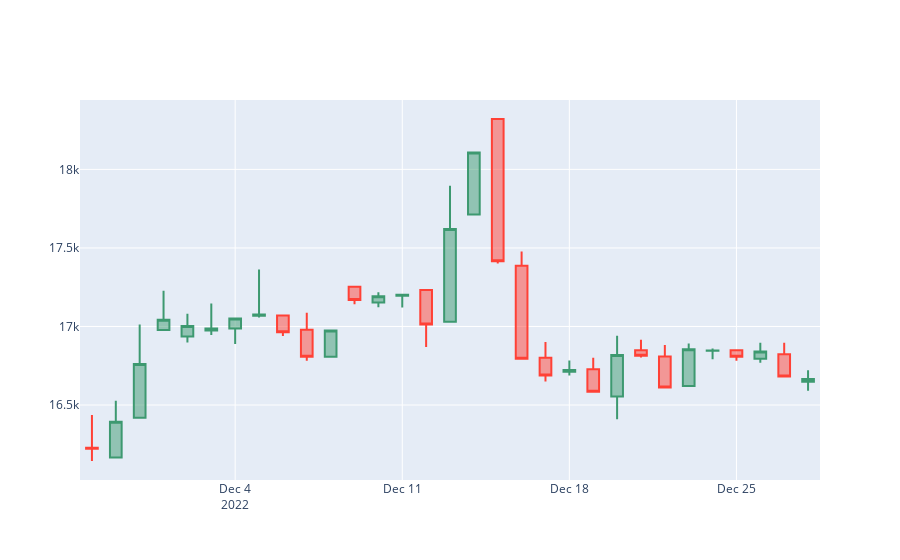

Source (notebook cell):
### Code cell
fig = go.Figure(data=[go.Candlestick(x=candlestick_data['date'],
                open=candlestick_data['Price']['first'], 
                high=candlestick_data['Price']['max'],
                low=candlestick_data['Price']['min'], 
                close=candlestick_data['Price']['last'])
                ])

fig.update_layout(xaxis_rangeslider_visible=False)

fig.show()
